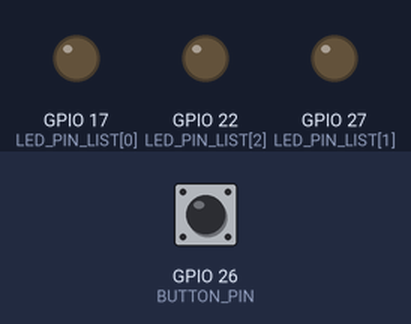
A program run on a simulated Raspberry Pi (BCM pin numbers). Shown: output pins drawn as LEDs (lit = HIGH). The test bench sets the inputs (shaded band); at power-on: GPIO 26 (BUTTON_PIN) LOW.

Above: at 1.2 s.
1.3 s: GPIO 26 (BUTTON_PIN) pulled HIGH for 0.15 s
At 2.0 s:
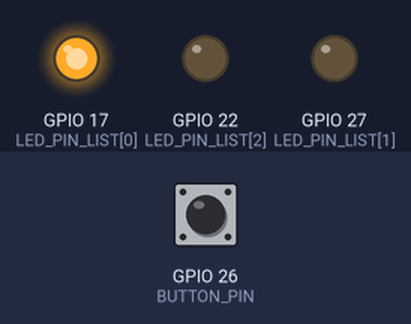
2.9 s: GPIO 26 (BUTTON_PIN) pulled HIGH for 1 s
At 3.3 s:
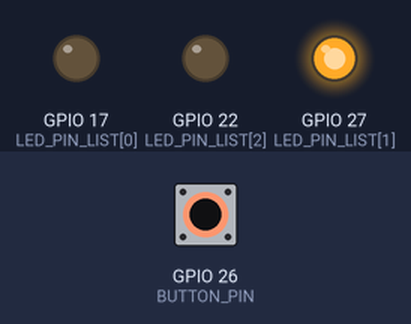
5.4 s: GPIO 26 (BUTTON_PIN) pulled HIGH for 0.15 s
At 6.4 s:
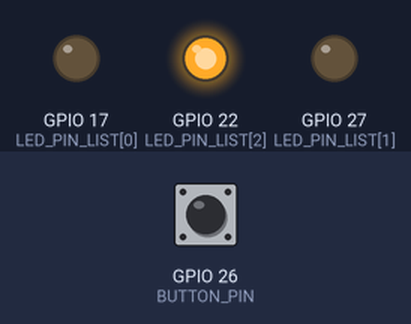
7.0 s: GPIO 26 (BUTTON_PIN) pulled HIGH for 3.2 s
At 7.7 s:
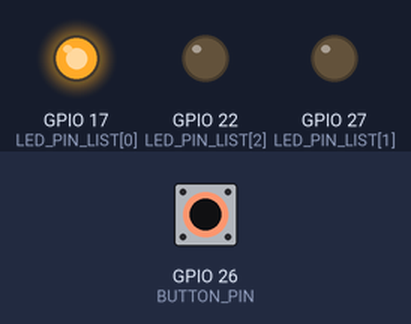
Timing chart, 0 to 10.0 s (numbered marks = the images above; inputs shaded):
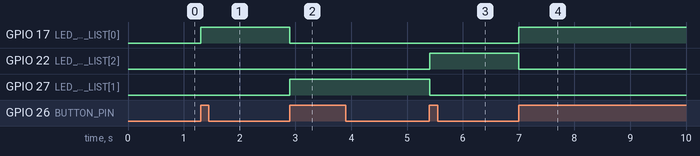

The program:

three_led_modified.py
```python
import RPi.GPIO as GPIO
import time

GPIO.setmode(GPIO.BCM)

click_count = 0
LED_PIN_LIST = [17, 27, 22]
BUTTON_PIN = 26


def update_led(selected_pin):
    for pin in LED_PIN_LIST:
        if pin == selected_pin:
            GPIO.output(pin, GPIO.HIGH)
        else:
            GPIO.output(pin, GPIO.LOW)


# def update_led():
#     click_count = click_count % len(LED_PIN_LIST)

#     if click_count % len(LED_PIN_LIST) != 0:
#         GPIO.output(LED_PIN_LIST[click_count - 1], GPIO.HIGH)


for pin in LED_PIN_LIST:
    GPIO.setup(pin, GPIO.OUT)

GPIO.setup(BUTTON_PIN, GPIO.IN)

previous_button_state = GPIO.input(BUTTON_PIN)

while True:
    time.sleep(0.01)
    button_state = GPIO.input(BUTTON_PIN)
    if button_state != previous_button_state:
        previous_button_state = button_state
        if button_state == GPIO.HIGH:
            click_count += 1
            led_index = (click_count - 1) % len(LED_PIN_LIST)
            update_led(LED_PIN_LIST[led_index])
```

Measured:
- after the input at 1.3 s, GPIO 17 (LED_PIN_LIST[0]): LOW → HIGH at once
- after the input at 2.9 s, GPIO 17 (LED_PIN_LIST[0]): HIGH → LOW at once; GPIO 27 (LED_PIN_LIST[1]): LOW → HIGH at once
- after the input at 5.4 s, GPIO 22 (LED_PIN_LIST[2]): LOW → HIGH at once; GPIO 27 (LED_PIN_LIST[1]): HIGH → LOW at once
- after the input at 7.0 s, GPIO 17 (LED_PIN_LIST[0]): LOW → HIGH at once; GPIO 22 (LED_PIN_LIST[2]): HIGH → LOW at once
